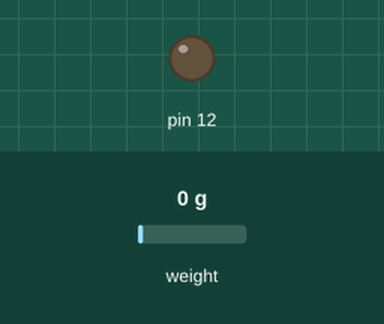
Recording of a sketch running on a simulated Arduino Uno, built with avr-gcc and run on an emulated ATmega328P. Shown: output pins drawn as LEDs (lit = HIGH). The test bench sets the inputs (shaded band); at power-on: weight on the scale 0 g. What the sketch prints to the serial monitor is not drawn.

Above: at 2.2 s.
2.3 s: weight on the scale set to 178 g
4.2 s: weight on the scale set to 211 g
At 6.2 s:
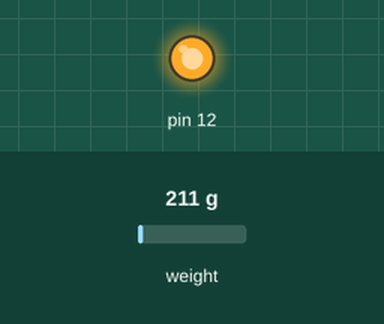
6.5 s: weight on the scale set to 100 g
At 7.8 s:
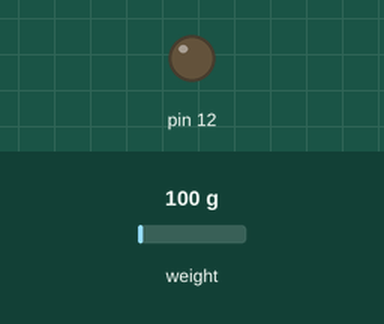
8.5 s: weight on the scale set to 1250 g
At 9.4 s:
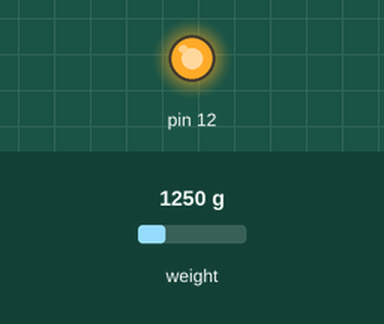
Timing chart, 0 to 11.5 s (numbered marks = the images above; inputs shaded):
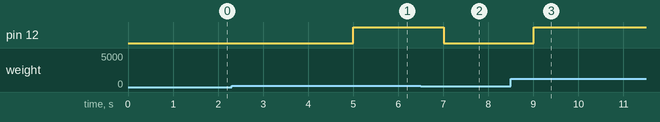

The sketch:

Bookmark.ino
```cpp
#include <Arduino.h>
#include "HX711.h"

// HX711 load cell circuit wiring
const int LOADCELL_DOUT_PIN = 2;
const int LOADCELL_SCK_PIN = 3;
const int CALIBRATION_FACTOR = -16150/819; // this value was obtained by calibrating the strain gauge with known weights (HX711 output / known book weight)

HX711 scale;

void setup() {
  Serial.begin(57600);

  pinMode(12, OUTPUT);
  digitalWrite(12, LOW);  // intialising pin D12 as output for the light

  scale.begin(LOADCELL_DOUT_PIN, LOADCELL_SCK_PIN); // initialising the scale pins


  scale.set_scale(CALIBRATION_FACTOR);
  scale.tare();               // reset the scale to 0

}

void loop() {
  Serial.print("reading:\t");
  Serial.println(scale.get_units(5), 1); // serial printing the average of the last 5 measurements. this is to reduce noise in the cheap strain gauges.

  digitalWrite(12, scale.get_units(5) > 200 ? HIGH : LOW); // if measured book weight is larger than 200g turn the light off.
}
```

Measured:
- the behaviour switches between 200 and 201 g on weight on the scale (found by bisection; images 0 and 1)
- after the input at 2.3 s, every drawn part: stays the same
- after the input at 4.2 s, pin 12: LOW → HIGH after 0.80 s
- after the input at 6.5 s, pin 12: HIGH → LOW after 0.50 s
- after the input at 8.5 s, pin 12: LOW → HIGH after 0.51 s
